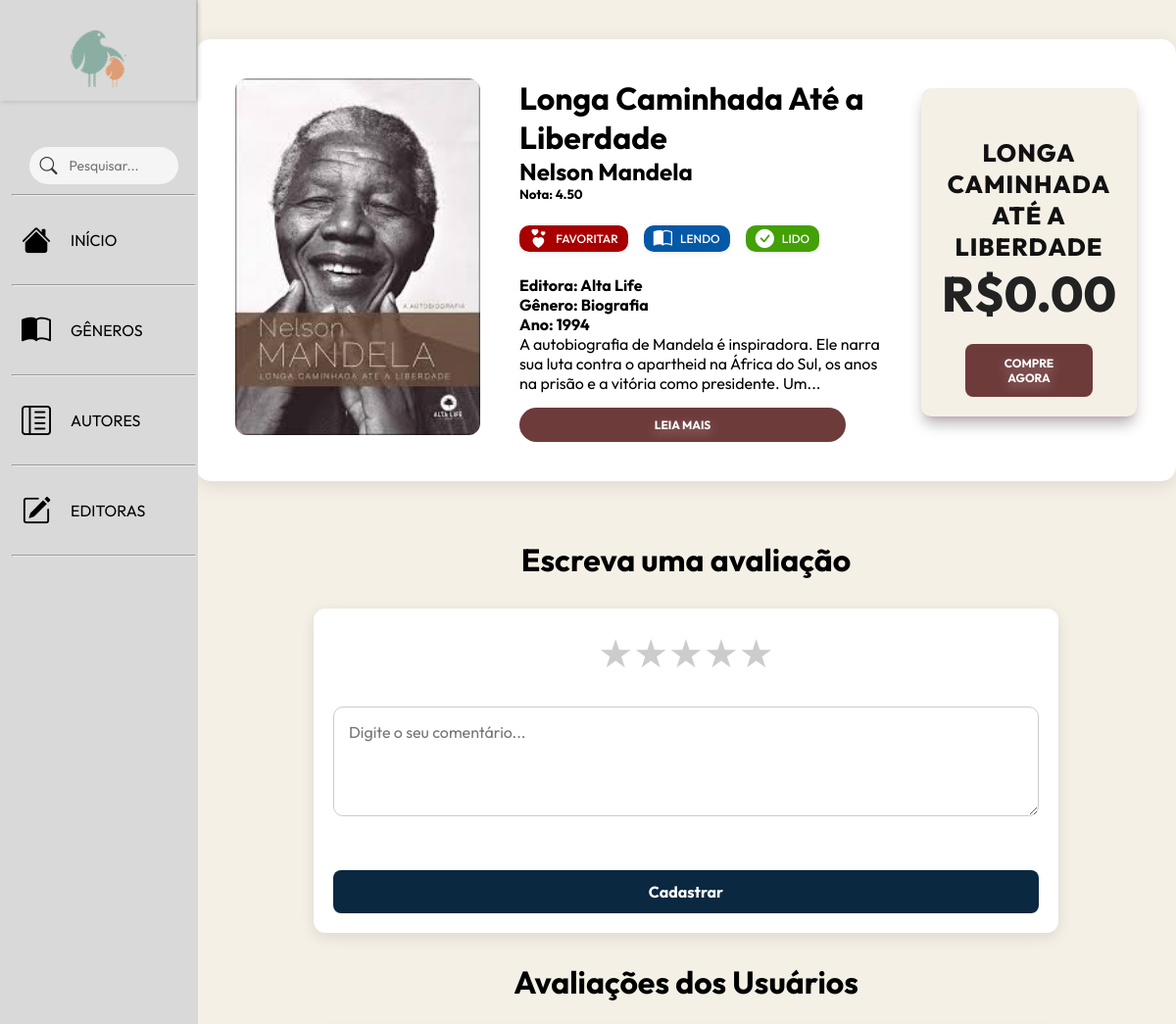
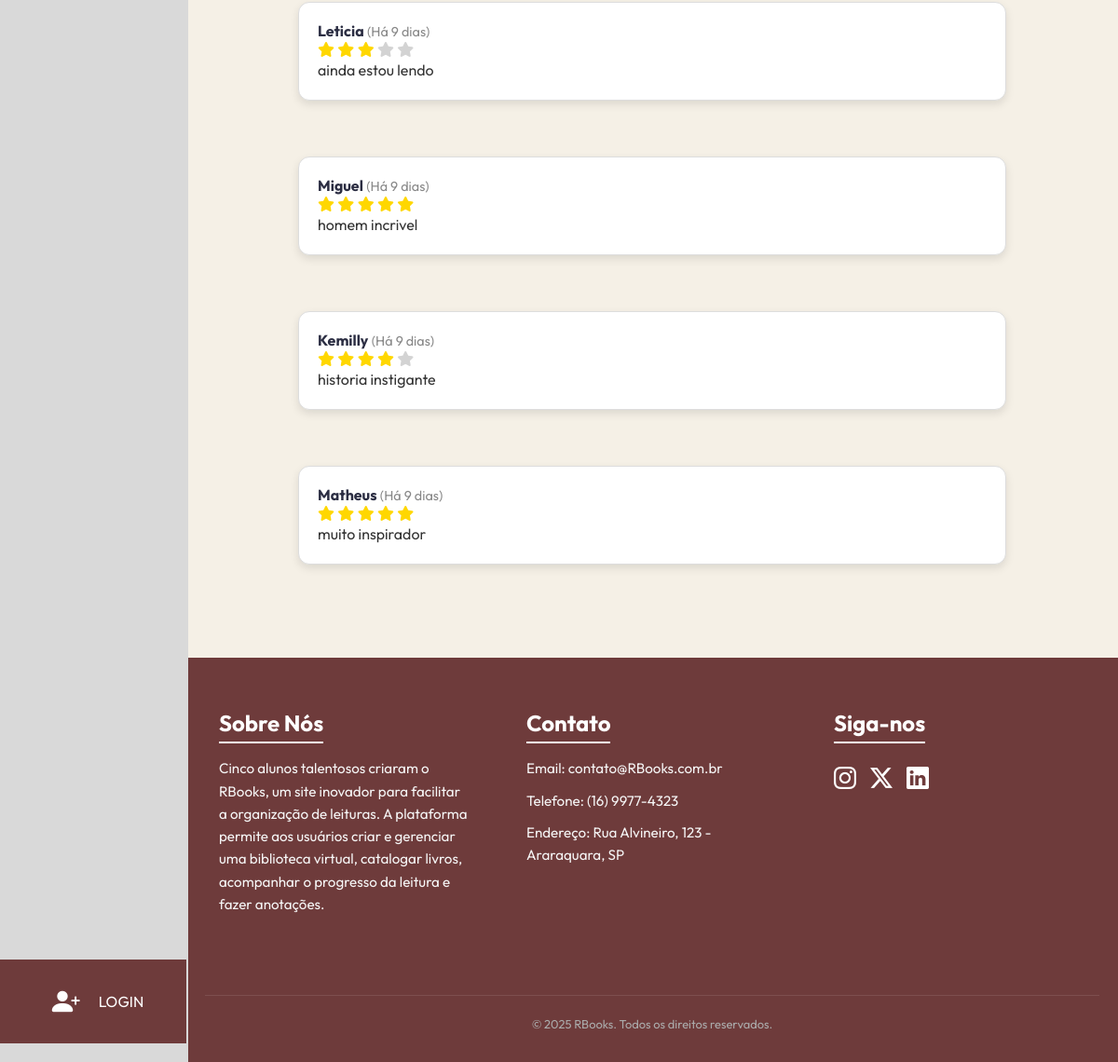
Screenshot of /detalhes.php?cod=44 with the database file from the repository (2 pictures, top to bottom).
### tables this page shows
CREATE TABLE livros (
    cod INT NOT NULL PRIMARY KEY AUTO_INCREMENT,
    nome VARCHAR(100) NOT NULL,
    cod_genero INT(11) NOT NULL,
    cod_editora INT(11) NOT NULL,
    cod_autor INT(11) NOT NULL,
    sinopse TEXT NOT NULL,
    nota DECIMAL(4,2) NOT NULL,
    capa VARCHAR(100) DEFAULT NULL,
    ano_publicacao INT NOT NULL,
    link VARCHAR(255) DEFAULT NULL,
    preco DECIMAL(10,2) NOT NULL,

    FOREIGN KEY (cod_genero) REFERENCES generos (cod),
    FOREIGN KEY (cod_editora) REFERENCES editoras (cod),
    FOREIGN KEY (cod_autor) REFERENCES autores (cod)
);

create table autores(
cod int(11) not null primary key auto_increment,
nome varchar(100) not null,
foto varchar(100) not null,
descricao text not null
);

create table editoras(
cod int(11) not null primary key auto_increment,
editora varchar(100) not null,
foto varchar(100) not null,
pais varchar(20) not null,
descricao text not null
);

create table generos(
cod int(11) not null primary key auto_increment,
genero varchar(20) not null
);

CREATE TABLE avaliacoes (

id int not null primary key auto_increment,
id_usuario int,
id_livro int,
qtd_estrela int,
mensagem varchar(255),
created datetime not null,
modified datetime default null,

foreign key (id_usuario) references usuarios(cod),
foreign key (id_livro) references livros(cod)
);

create table usuarios(
cod int primary key auto_increment,
usuario varchar(45) not null,
nome varchar(30) not null,
senha varchar(60) not null
);

### includes/funcoes.php (called while the page is built, shortened)
<?php
    function imagens($arq) {
        $caminho = "Img/$arq";
        if (is_null($arq) || !file_exists($caminho)) {
            return "Img/indisponivel.png";
        } else {
            return $caminho;
        }
    }
?>

### detalhes.php (the view, shortened to what this page needs)
<?php
require_once "includes/banco.php";
require_once "includes/funcoes.php";
include_once "sidebar.php";
$cod = isset($_GET['cod']) ? (int)$_GET['cod'] : 0;
$sql = "SELECT l.*,
               a.nome AS autor_nome,
               g.genero AS genero_nome,
               e.editora AS editora_nome
        FROM livros l
        LEFT JOIN autores a ON l.cod_autor = a.cod
        LEFT JOIN generos g ON l.cod_genero = g.cod
        LEFT JOIN editoras e ON l.cod_editora = e.cod
        WHERE l.cod = $cod";
$busca = $banco->query($sql);
$livro = $busca->fetch_object();
$capa = imagens($livro->capa);
?>
<!DOCTYPE html>
<html lang="pt-br">
<head>
  <link rel="stylesheet" href="css/footer.css" />
  <link rel="stylesheet" href="css/sidebar.css" />
  <link rel="stylesheet" href="css/pagina_dos_livro.css" />
  <link rel="stylesheet" href="https://cdnjs.cloudflare.com/ajax/libs/font-awesome/6.4.0/css/all.min.css" />
  <link rel="stylesheet" href="https://cdn.jsdelivr.net/npm/bootstrap-icons@1.11.3/font/bootstrap-icons.min.css" />
</head>
<body>
  <div class="wrapper">
    <div class="container">
      <div class="base_container livro_flex">
        <div class="livro_capa">
          <img src="<?php echo $capa; ?>" alt="Capa de <?php echo htmlspecialchars($livro->nome); ?>" class="capinha" />
        </div>
        <div class="livro_info">
          <h1><?php echo htmlspecialchars($livro->nome); ?></h1>
          <h2><?php echo htmlspecialchars($livro->autor_nome); ?></h2>
          <h5>Nota: <?php echo $livro->nota ?? "N/A"; ?></h5>
          <div class="livro_botoes" data-livro-id="<?php echo $cod; ?>" data-usuario-id="<?php echo $user['cod']; ?>">
    <a href="#" class="btn-status btn-favoritar" data-status="favorito">
        <i class="bi bi-hearts"></i> Favoritar
    </a>
    <a href="#" class="btn-status btn-lendo" data-status="lendo">
        <i class="bi bi-book-half"></i> Lendo
    </a>
    <a href="#" class="btn-status btn-lido" data-status="lido">
        <i class="bi bi-check-circle-fill"></i> Lido
    </a>
</div>
          <h4>Editora: <?php echo htmlspecialchars($livro->editora_nome); ?></h4>
          <h4>Gênero: <?php echo htmlspecialchars($livro->genero_nome); ?></h4>
          <h4>Ano: <?php echo htmlspecialchars($livro->ano_publicacao); ?></h4>
          <div class="sinopse-resumida">
            <p><?php echo mb_strimwidth($livro->sinopse, 0, 150, "..."); ?></p>
          </div>
          <button class="toggle-sinopse">Leia Mais</button>
        </div>
        <div class="card">
          <div class="content">
            <div class="title"><?php echo htmlspecialchars($livro->nome); ?></div>
            <div class="price">R$<?php echo htmlspecialchars($livro->preco); ?></div>
          </div>
          <a href="<?php echo htmlspecialchars($livro->link); ?>" target="_blank">
            <button>compre agora</button>
          </a>
        </div>
      </div>
    </div>
    <div class="comentarios-container">
      <h1 class="titulo-avaliacoes">Escreva uma avaliação</h1>
 <?php
 function tempoDecorrido($data) {
    $agora = new DateTime();
    $dataComentario = new DateTime($data);
    $diferenca = $agora->diff($dataComentario);
    if ($diferenca->d > 0) return "(Há {$diferenca->d} dia" . ($diferenca->d > 1 ? "s" : "") . ")";
    return "(Agora mesmo)";
}
    ?>
      <form method="POST" action="processa.php" class="avaliacao">
        <div class="estrelas">
          <?php for ($i = 5; $i >= 1; $i--): ?>
            <label for="estrela<?php echo $i; ?>" title="<?php echo $i; ?> estrelas">&#9733;</label>
          <?php endfor; ?>
        </div>
        <textarea name="mensagem" rows="4" cols="30" placeholder="Digite o seu comentário..."></textarea><br /><br />
        <input type="submit" value="Cadastrar" />
      </form>
      <h1 class="titulo-avaliacoes">Avaliações dos Usuários</h1>
      <?php
      $sqlAvaliacao = "SELECT a.qtd_estrela, a.mensagem, a.created, u.nome
                       FROM avaliacoes a
                       LEFT JOIN usuarios u ON a.id_usuario = u.cod
                       WHERE a.id_livro = $cod
                       ORDER BY a.id DESC";
      $res = $banco->query($sqlAvaliacao);
      if ($res && $res->num_rows > 0):
        while ($row = $res->fetch_assoc()):
          $tempo = tempoDecorrido($row['created']);
          $nomeUsuario = $row['nome'] ?? 'Usuário Anônimo';
          $qtd_estrela = $row['qtd_estrela'];
      ?>
          <div class="caixa">
            <div class="user">
              <div class="conteudo">
                <div class="acima">
                  <span class="uusuario"><?php echo htmlspecialchars($nomeUsuario); ?></span>
                  <span class="horario"><?php echo $tempo; ?></span>
                  <div class="estrelas-avaliacao">
                    <?php for ($i = 1; $i <= 5; $i++): ?>
                      <?php if ($i <= $qtd_estrela): ?>
                        <i class="estrela-preenchida fa-solid fa-star"></i>
                      <?php else: ?>
                        <i class="estrela-vazia fa-solid fa-star"></i>
                      <?php endif; ?>
                    <?php endfor; ?>
                  </div>
                  <p class="text_coment"><?php echo nl2br(htmlspecialchars($row['mensagem'])); ?></p>
                </div>
              </div>
            </div>
          </div><br />
      <?php
        endwhile;
      else:
      ?>
        <p class="mensagem-centro">Não há avaliações para este livro.</p>
      <?php endif; ?>
    </div>
    <?php include_once "footer.php"; ?>
  </div>
</body>
</html>

### sidebar.php (shortened to what this page needs)
  <nav class="menu-lateral">
    <div class="logo">
      <img src="Img/Logo/logo de cima.png" alt="logo">
    </div>
    <ul>
      <li class="search-box">
        <form action="busca.php" method="GET">
          <input type="text" name="q" placeholder="Pesquisar...">
          <button type="submit"><i class="bi bi-search"></i></button>
        </form>
      </li>
      <hr>
      <li class="item-menu">
        <a href="index.php">
          <span class="icon"><i class="bi bi-house-fill"></i></span>
          <span class="txt-link">INÍCIO</span>
        </a>
      </li>
      <hr>
      <li class="item-menu">
        <a href="generos.php">
          <span class="icon"><i class="bi bi-book-half"></i></span>
          <span class="txt-link">GÊNEROS</span>
        </a>
      </li>
      <hr>
      <li class="item-menu">
        <a href="autores.php">
          <span class="icon"><i class="bi bi-layout-text-sidebar-reverse"></i></span>
          <span class="txt-link">AUTORES</span>
        </a>
      </li>
      <hr>
      <li class="item-menu">
        <a href="editoras.php">
          <span class="icon"><i class="bi bi-pencil-square"></i></span>
          <span class="txt-link">EDITORAS</span>
        </a>
      </li>
      <hr>
    </ul>
   <div class="item-menu item-login">
  <?php
    if (empty($_SESSION['user'])) {
  ?>
    <a href="user_login.php">
      <span class="icon"><i class="bi bi-person-plus-fill"></i></span>
      <span class="txt-link">LOGIN</span>
    </a>
  <?php
    }
  ?>
</div>
  </nav>

### footer.php
<footer>
    <div class="container">
      <div class="sobre">
        <a href="sobrenos.html"><h3>Sobre Nós</h3></a>
        <p>
          Cinco alunos talentosos criaram o RBooks, um site inovador para facilitar a organização de leituras.
          A plataforma permite aos usuários criar e gerenciar uma biblioteca virtual, catalogar livros, acompanhar
          o progresso da leitura e fazer anotações.
        </p>
      </div>
      <div class="contato">
        <h3>Contato</h3>
        <p>Email: contato@RBooks.com.br</p>
        <p>Telefone: (16) 9977-4323</p>
        <p>Endereço: Rua Alvineiro, 123 - Araraquara, SP</p>
      </div>
      <div class="redes-sociais">
<h3>Siga-nos</h3>
<div class="social-icons-wrapper"> <a href="https://www.instagram.com/sua_pagina" target="_blank">
<i class="bi bi-instagram"></i>
</a>
<a href="https://twitter.com/sua_pagina" target="_blank">
<i class="bi bi-twitter-x"></i>
</a>
<a href="https://www.linkedin.com/in/sua_pagina" target="_blank">
<i class="bi bi-linkedin"></i>
</a>
</div> </div>
      <div class="copyright">
        <p>&copy; 2025 RBooks. Todos os direitos reservados.</p>
      </div>
    </div>
  </footer>

### css/footer.css (style rules this page uses)
footer { background-color: #6E3B3B; color: #f5f5f5; padding: 40px 0 20px; position: static; margin-top: auto; font-family: Arial, sans-serif; }
footer .container { max-width: 1200px; margin: 0 auto; display: flex; flex-wrap: wrap; justify-content: space-around; align-items: flex-start; gap: 30px; padding: 0 20px; }
.sobre, .contato, .redes-sociais { flex: 1; min-width: 250px; padding: 15px; text-align: left; }
footer h3 { color: #ffffff; font-size: 1.5em; margin-bottom: 15px; border-bottom: 2px solid rgb(255, 255, 255); padding-bottom: 5px; display: inline-block; }
.sobre a { text-decoration: none; color: #e74c3c; transition: color 0.3s ease; }
footer p { font-size: 0.95em; line-height: 1.6; margin-bottom: 10px; }
.redes-sociais h3 { text-align: left; margin-bottom: 15px; }
.redes-sociais .social-icons-wrapper { display: flex; justify-content: flex-start; gap: 15px; margin-top: 10px; }
.redes-sociais a { transition: transform 0.3s ease; }
.copyright { width: 100%; text-align: center; margin-top: 30px; padding-top: 20px; border-top: 1px solid rgba(255, 255, 255, 0.1); font-size: 0.85em; color: #aaa; }
.redes-sociais .social-icons-wrapper a i { color: white; font-size: 24px; transition: color 0.3s ease; }

### css/sidebar.css (style rules this page uses)
.logo { position: fixed; top: 0; left: 0; width: 80px; z-index: 1001; padding: 10px; background-color: #D9D9D9; box-shadow: 2px 0 5px rgba(0, 0, 0, 0.2); text-align: center; transition: width 0.4s ease; }
.logo img { max-width: 100%; height: auto; }
nav.menu-lateral { width: 80px; height: 100%; background-color: #D9D9D9; padding: 50px 0 50px 1%; box-shadow: 2px 0 0 #D9D9D9; position: fixed; top: 0; left: 0; overflow: hidden; transition: 0.4s; display: flex; flex-direction: column; align-items: center; }
.menu-lateral { position: relative; display: flex; flex-direction: column; height: 100vh; }
.menu-lateral ul { list-style: none; padding: 90px 0 0; margin: 0; width: 100%; flex-grow: 1; }
ul li.item-menu { display: flex; align-items: center; transition: 0.2s; }
ul li.item-menu a { display: flex; align-items: center; padding: 30px 10px; text-decoration: none; color: #000; width: 100%; }
ul li.item-menu a .icon > i { font-size: 30px; color: #000000; }
ul li.item-menu a .txt-link { display: none; margin-left: 20px; }
li.search-box { padding: 10px; display: flex; justify-content: center; width: 100%; }
li.search-box form { display: flex; align-items: center; background-color: #f5f5f5; border-radius: 20px; padding: 5px 10px; width: 90%; position: relative; }
li.search-box input[type="text"] { border: none; background: transparent; outline: none; width: 100%; font-size: 14px; padding: 5px 10px 5px 30px; color: #333; }
li.search-box button { background: none; border: none; cursor: pointer; position: absolute; left: 10px; top: 50%; transform: translateY(-50%); color: #333; font-size: 18px; padding: 0; width: auto; }
li.search-box button i { font-size: 18px; }
.item-login { position: absolute; bottom: 20px; left: 0; width: 100%; background-color: #6E3B3B; }
.item-login a { display: flex; align-items: center; justify-content: center; padding: 30px 4%; color: #ffffff; text-decoration: none; width: 100%; }
.item-login a .icon > i { font-size: 30px; margin-left: 10px; }
.item-login a .txt-link { display: none; margin-left: 20px; }
.wrapper { margin-left: 80px; transition: margin-left 0.4s ease; }

### rows the page displays
livros: capa+nome (picture), nome "Longa Caminhada Até a Liberdade", cod_autor.nome "Nelson Mandela", nota "4.50", cod_editora.editora "Alta Life", cod_genero.genero "Biografia", ano_publicacao "1994", sinopse "A autobiografia de Mandela é inspiradora. Ele narra sua luta contra o apartheid na África do Sul, os anos na prisão e a vitória como presidente. Um...", nome "LONGA CAMINHADA ATÉ A LIBERDADE", preco "0.00"
avaliacoes: id_usuario.nome "Leticia", created "(Há 9 dias)", qtd_estrela 3 (drawn), mensagem "ainda estou lendo"
avaliacoes: id_usuario.nome "Miguel", created "(Há 9 dias)", qtd_estrela 5 (drawn), mensagem "homem incrivel"
avaliacoes: id_usuario.nome "Kemilly", created "(Há 9 dias)", qtd_estrela 4 (drawn), mensagem "historia instigante"
avaliacoes: id_usuario.nome "Matheus", created "(Há 9 dias)", qtd_estrela 5 (drawn), mensagem "muito inspirador"
